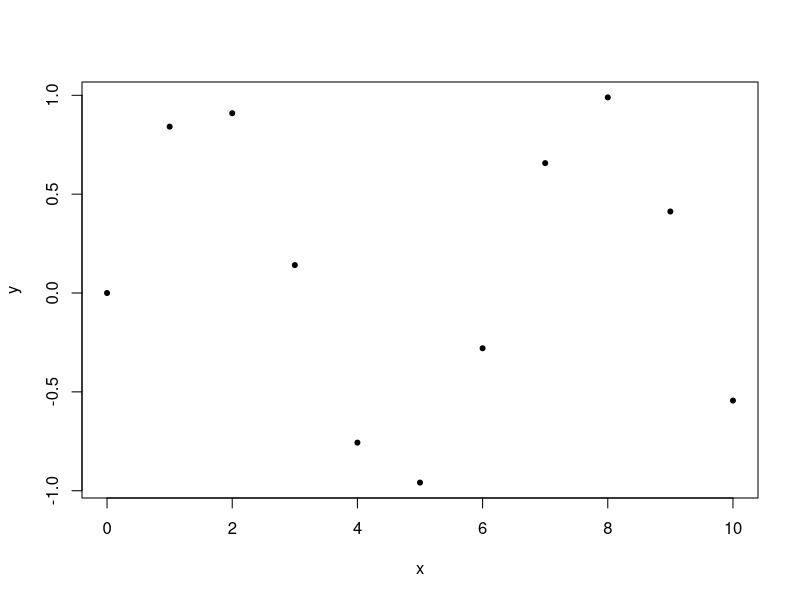
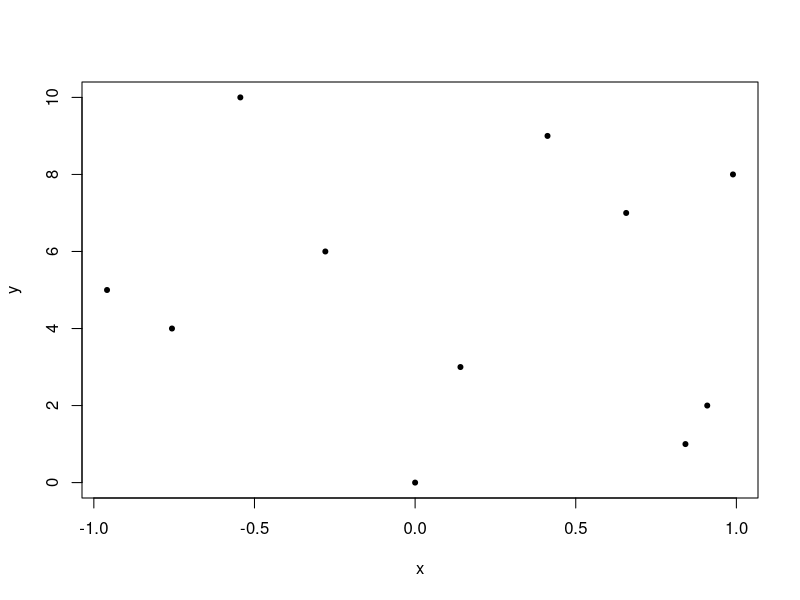
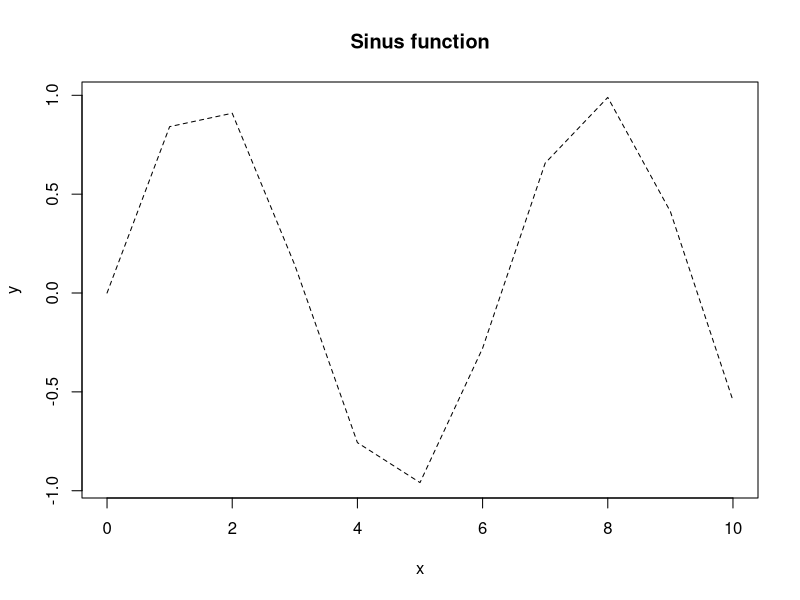
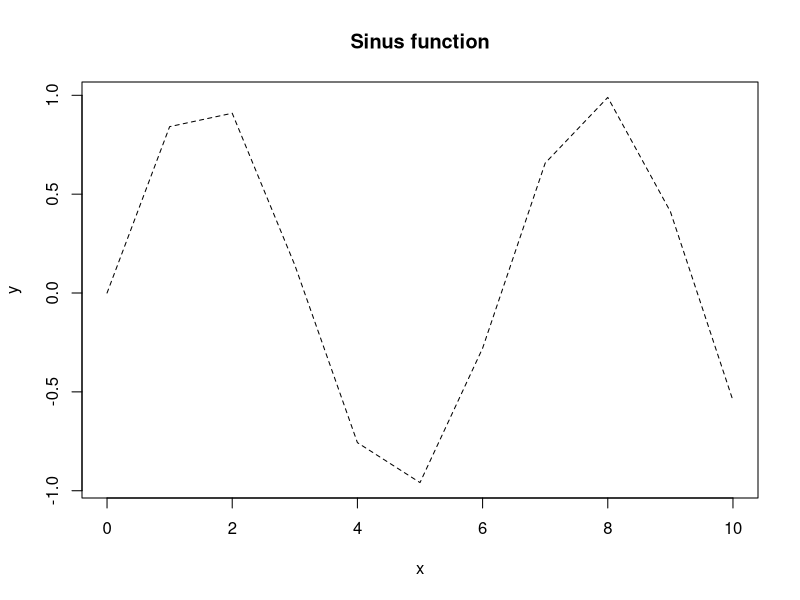
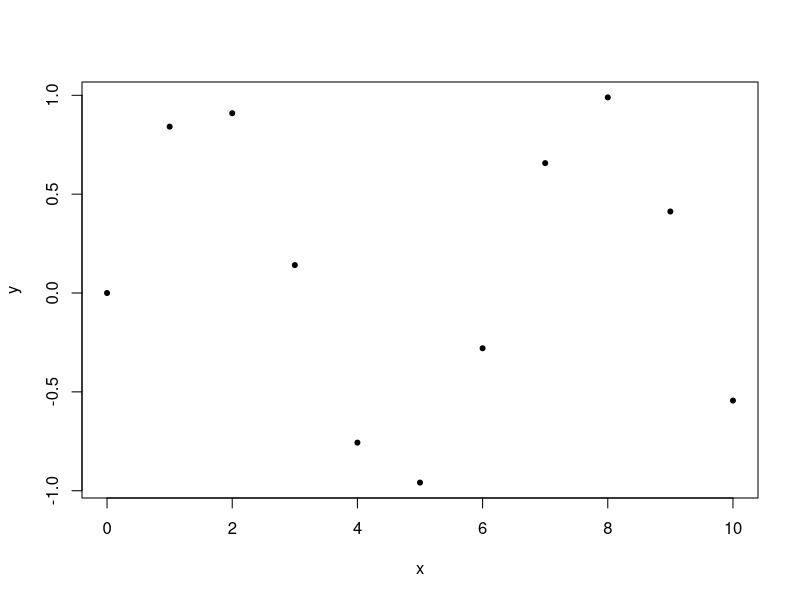
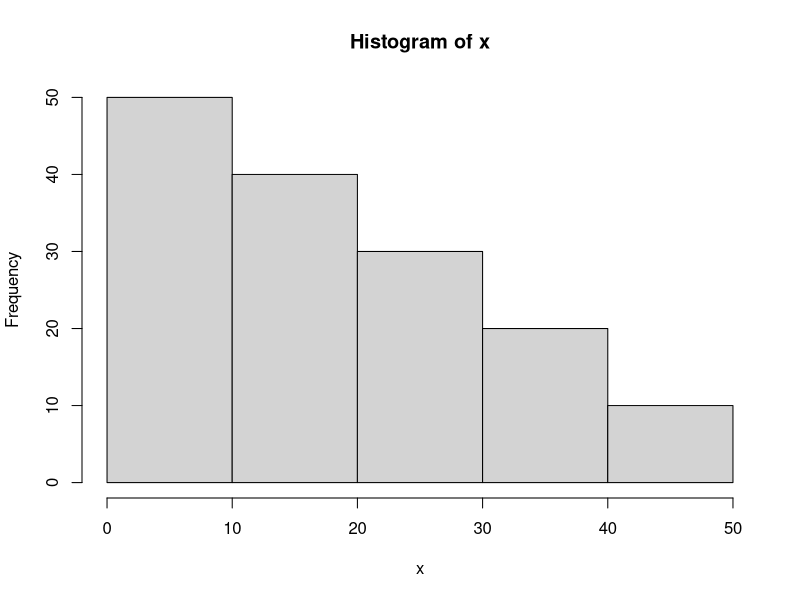
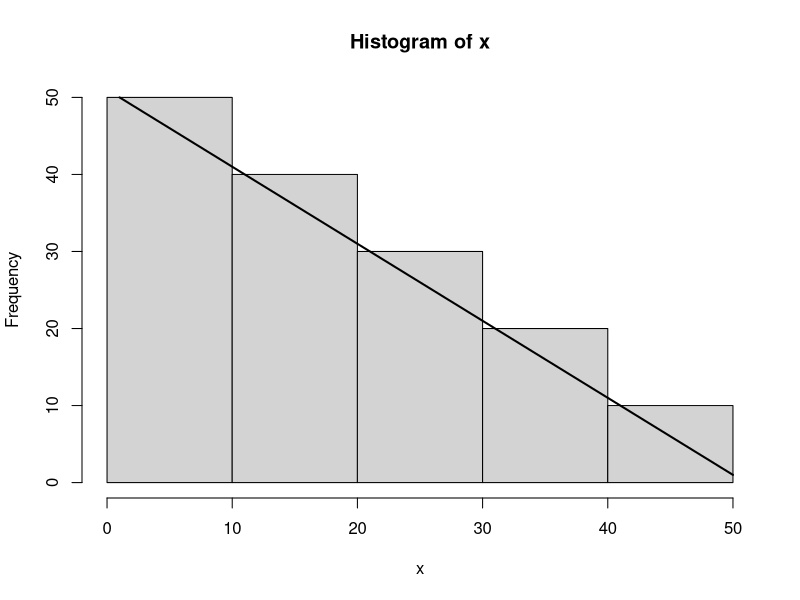
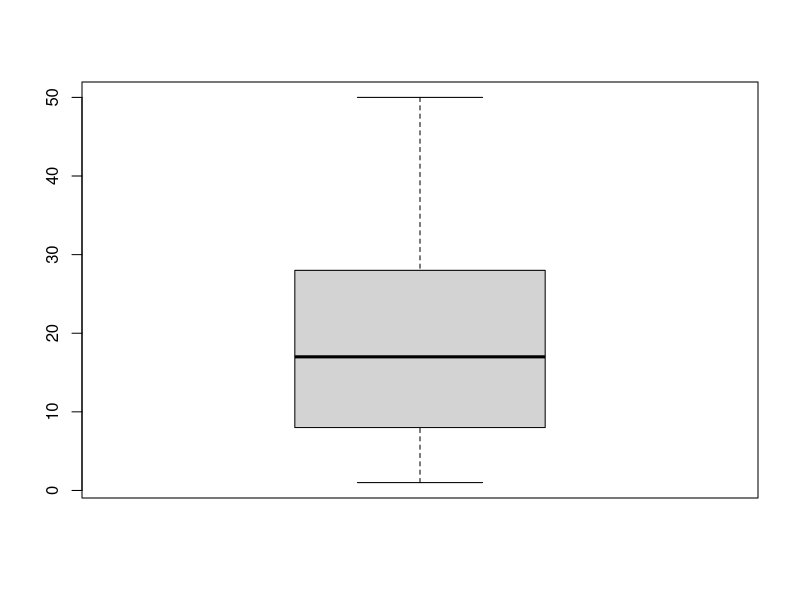

Source code (R) for these figures, in order:
## ---- chunk 1
x <- seq(0, 10, lengh.out = 100)
## ---- chunk 2
y <- sin(x)
## ---- chunk 3
plot(x, y, pch = 20)
## ---- chunk 4
plot(y, x, pch = 20, xlab = "x", ylab = "y")
## ---- chunk 5
plot(x, y, type = "l", lty = 2, main = "Sinus function")

## ---- chunk 6
plot(x, y, type = "l", lty = 2, main = "Sinus function")
plot(x, y, pch = 20)
## ---- chunk 7
x = c(1:10, 1:20, 1:30, 1:40, 1:50)
hist(x, breaks = 5)
## ---- chunk 8
hist(x, breaks = 5)
lines(1:50, 50:1, lwd = 2)
## ---- chunk 9
df <- data.frame(x = c(rnorm(100), rexp(100)), group = rep(1:2, each = 100))
## ---- chunk 10
boxplot(x)
## ---- chunk 11
boxplot(x~group, data = df)
